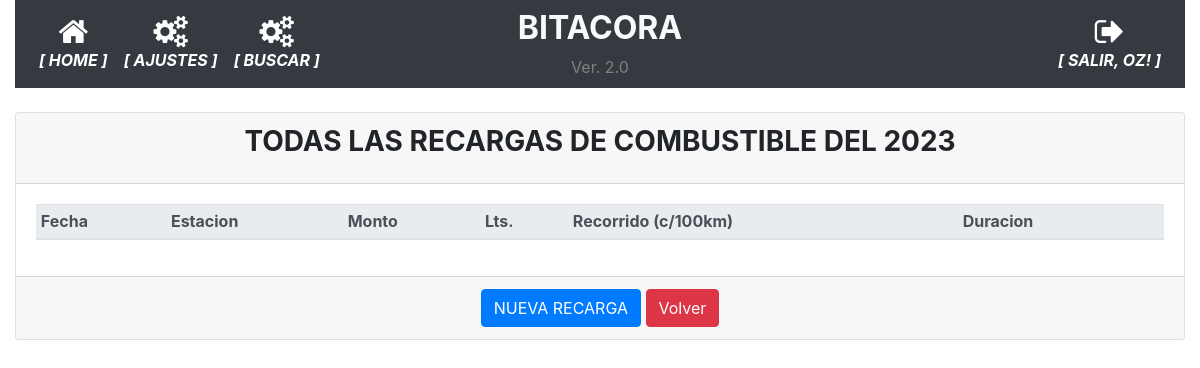
The app's page /recargas_detalle/2023 (signed in), older data.
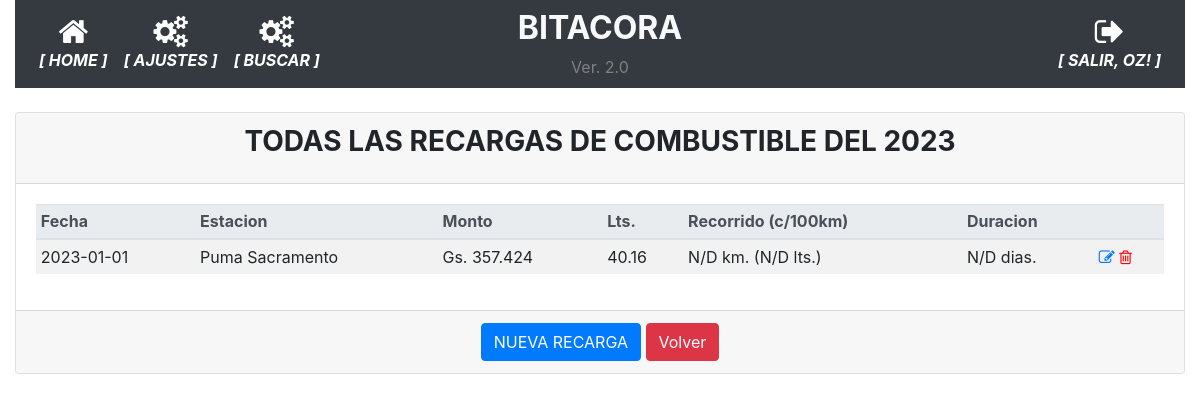
The same page, newer data.
### app/models.py (models this page shows, shortened)
class Cargas(db.Model):
    __tablename__='cargas'
    id = db.Column(db.Integer, primary_key=True)
    date = db.Column(db.Date, nullable=False)
    fecha_carga = db.Column(db.Date, nullable=False)
    odometro = db.Column(db.Integer)
    emblema = db.Column(db.String(100), nullable=False)
    precio = db.Column(db.Integer)
    monto_carga = db.Column(db.Integer)

### app/routes.py (the view)
@app.route('/recargas_detalle/<anno>', methods=['GET', 'POST'])
@login_required
def recargas_detalle(anno):
    cargas = Cargas.query.filter(func.strftime("%Y", Cargas.fecha_carga)==anno).order_by(Cargas.fecha_carga).all()
    return render_template('detalles_anno_combus.html', cargas=cargas, anno=anno)

### app/models.py (called while the page is built)
@login.user_loader
def load_user(id):
    return User.query.get(int(id))

### app/templates/detalles_anno_combus.html
{% extends "base.html" %}
{% block main %}
<div class="card">
    <div class="card-header">
        <h3 class="card-title text-center"><strong>TODAS LAS RECARGAS DE COMBUSTIBLE DEL {{ anno }}</strong></h3>
    </div>
    <div class="card-body">
        <div class="table-responsive">
            <table class="table table-striped table-sm">
                <thead class="thead-light">
                    <tr>
                        <th>Fecha</th>
                        <th>Estacion</th>
                        <th>Monto</th>
                        <th>Lts.</th>
                        <th>Recorrido (c/100km)</th>
                        <th>Duracion</th>
                        <th></th>
                    </tr>
                </thead>
                <tbody>
                    {% for carga in cargas %}
                    <tr>
                        <td>{{ carga.fecha_carga }}</td>
                        <td>{{ carga.emblema }}</td>
                        <td>{{ "Gs. {:,.0f}".format(carga.monto_carga).replace(",", ".") }}</td>
                        <td>{{ '%00.2f'|format(carga.monto_carga/carga.precio|float) }}</td>
                        <td>{{ (loop.nextitem.odometro-carga.odometro) if not loop.last else "N/D" }} km.
                        ({{'%0.2f'|format(((carga.monto_carga/carga.precio)*100)/(loop.nextitem.odometro-carga.odometro)|float) if not loop.last else "N/D" }} lts.)</td>
                        <td>{{ (loop.nextitem.fecha_carga-carga.fecha_carga).days if not loop.last else "N/D" }} dias.
                        </td>
                        <td class="align-self-end">
                            <a href="{{ url_for('modificar_recarga', recarga_id=carga.id) }}"><i
                                    class="fa fa-pencil-square-o"></i></a>
                            <a href="{{ url_for('borrar_recarga', recarga_id=carga.id) }}" style="color:red"><i
                                    class="fa fa-trash-o"></i></a>
                        </td>
                    </tr>
                    {% endfor %}
                </tbody>
            </table>
        </div>
    </div>
    <div class="card-footer text-muted text-center">
        <a href="{{ url_for('nueva_recarga') }}" class="btn btn-primary">NUEVA RECARGA</a>
        <a href="#" onclick="goBack()" class="btn btn-danger">Volver</a>
    </div>
</div>
{% endblock %}

Row changes from the older to the newer data that the page shows:
added Cargas: fecha_carga "2023-01-01", emblema "Puma Sacramento", monto_carga "Gs. 357.424", carga.monto_carga/carga.precio|float "40.16", nextitem "N/D", monto_carga "N/D"
